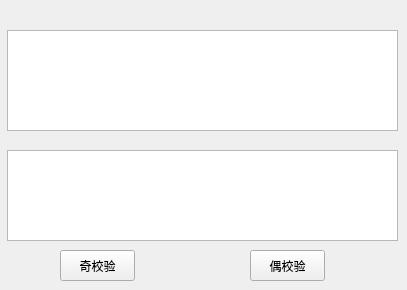
    <widget class="QWidget" name="tab1">
     <attribute name="title">
      <string>Tab 1</string>
     </attribute>
     <widget class="QPushButton" name="EVEVButton">
      <property name="geometry">
       <rect>
        <x>250</x>
        <y>250</y>
        <width>75</width>
        <height>31</height>
       </rect>
      </property>
      <property name="styleSheet">
       <string notr="true">font: 10pt &quot;黑体&quot;;</string>
      </property>
      <property name="text">
       <string>偶校验</string>
      </property>
     </widget>
     <widget class="QPushButton" name="ECCButton">
      <property name="geometry">
       <rect>
        <x>60</x>
        <y>250</y>
        <width>75</width>
        <height>31</height>
       </rect>
      </property>
      <property name="styleSheet">
       <string notr="true">font: 10pt &quot;黑体&quot;;</string>
      </property>
      <property name="text">
       <string>奇校验</string>
      </property>
     </widget>
     <widget class="QTextEdit" name="dstTextEdit">
      <property name="geometry">
       <rect>
        <x>7</x>
        <y>150</y>
        <width>391</width>
        <height>91</height>
       </rect>
      </property>
      <property name="styleSheet">
       <string notr="true">font: 10pt &quot;黑体&quot;;</string>
      </property>
      <property name="readOnly">
       <bool>true</bool>
      </property>
     </widget>
     <widget class="QLabel" name="dstLabel">
      <property name="geometry">
       <rect>
        <x>13</x>
        <y>130</y>
        <width>61</width>
        <height>20</height>
       </rect>
      </property>
      <property name="text">
       <string/>
      </property>
     </widget>
     <widget class="QLabel" name="srcLabel">
      <property name="geometry">
       <rect>
        <x>10</x>
        <y>6</y>
        <width>81</width>
        <height>20</height>
       </rect>
      </property>
      <property name="text">
       <string/>
      </property>
     </widget>
     <widget class="QTextEdit" name="srcTextEdit">
      <property name="geometry">
       <rect>
        <x>7</x>
        <y>30</y>
        <width>391</width>
        <height>101</height>
       </rect>
      </property>
      <property name="styleSheet">
       <string notr="true">font: 10pt &quot;黑体&quot;;</string>
      </property>
      <property name="acceptRichText">
       <bool>false</bool>
      </property>
     </widget>
    </widget>
